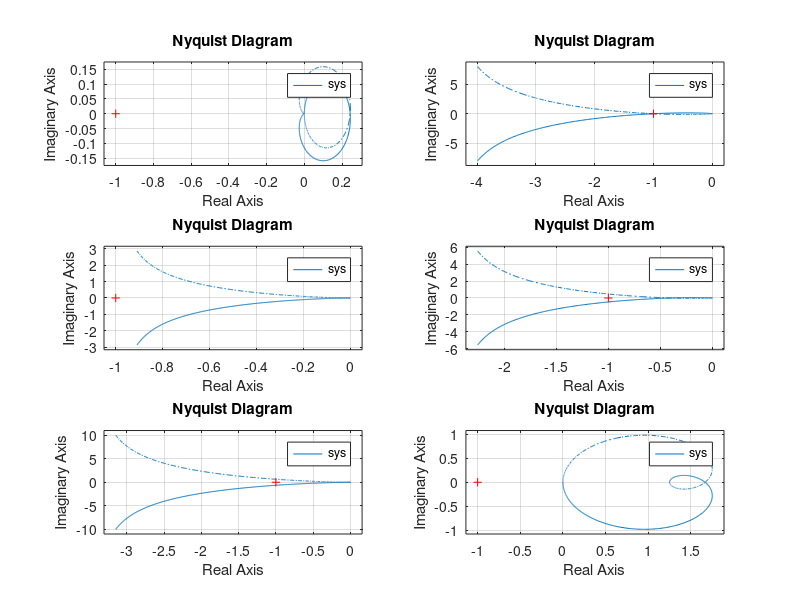

Here is the MATLAB script that generated this plot:
figure;

% Q1
n1 = [10 0];
d1 = conv(conv([1 2], [1 2]), [1 10]);
n2 = 6;
d2 = conv(conv([1 1], [1 2]), [1 0]);
n3 = 100;
d3 = conv([1 10], [1 0]);
n4 = 8;
d4 = conv(conv([1 0], [1 1]), [1 4]);
n5 = 2 * sqrt(3);
d5 = conv([1 0], [1 1]);
n6 = conv([1 1], [0 10]);
d6 = conv([1 2], [1 4]);

n = {n1, n2, n3, n4, n5, n6};
d = {d1, d2, d3, d4, d5, d6};

for i=1:6
    sys=tf(n{i},d{i})

    subplot(3,2,i);
    nyquist(sys);

    
end
    
